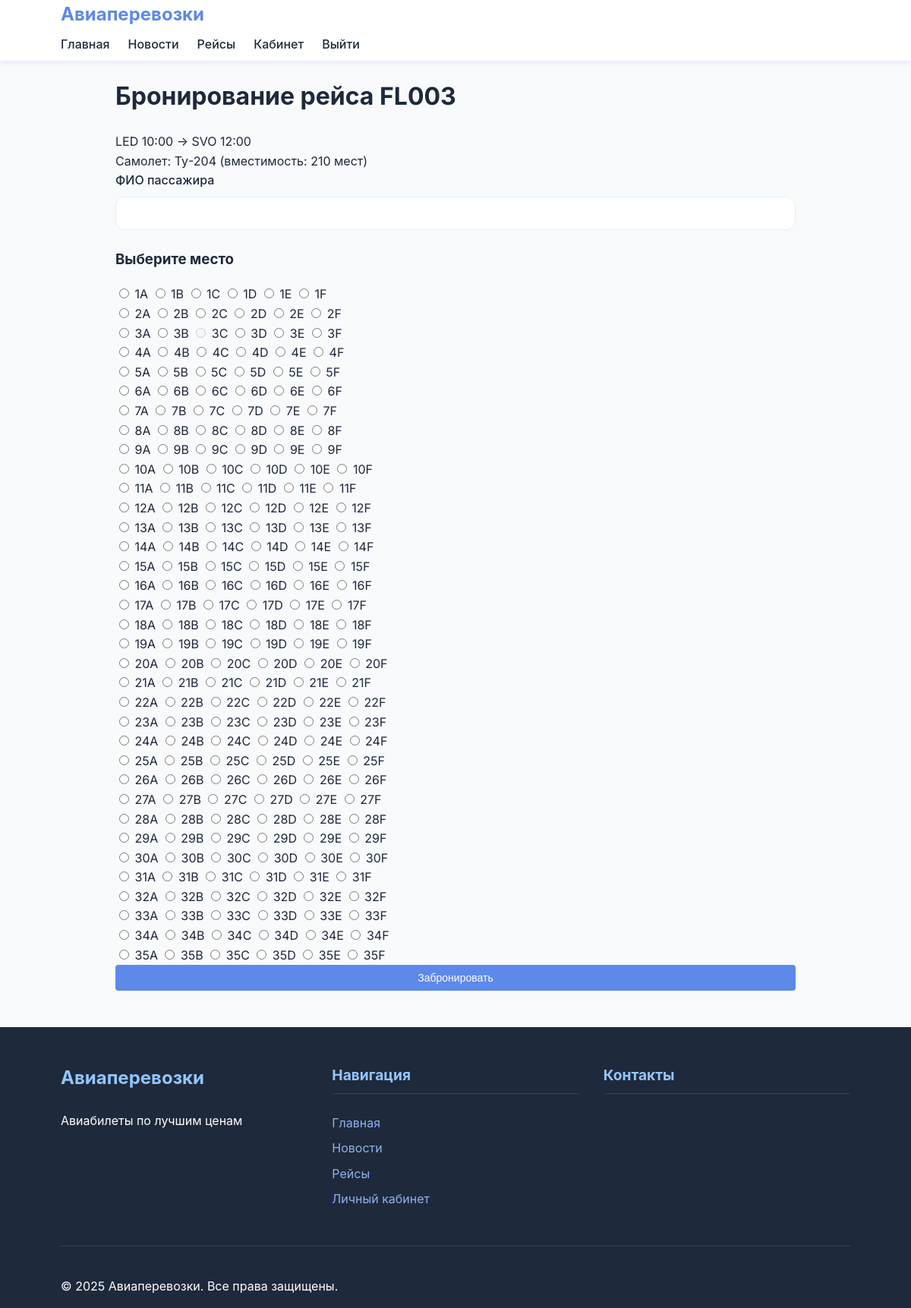
Page /pages/booking.php?flight=FL003 (signed in) on the committed database.
### tables this page shows
CREATE TABLE `flights` (
  `flight_number` varchar(10) NOT NULL,
  `departure_time` datetime NOT NULL,
  `arrival_time` datetime NOT NULL,
  `departure_airport` varchar(10) NOT NULL,
  `arrival_airport` varchar(10) NOT NULL,
  `status` varchar(10) NOT NULL,
  `aircraft_type_code` varchar(10) NOT NULL
);

CREATE TABLE `aircraft_types` (
  `type_code` varchar(10) NOT NULL,
  `name` varchar(50) NOT NULL,
  `max_capacity` int NOT NULL
);

### pages/booking.php (the view, shortened to what this page needs)
<?php
require_once '../includes/db.php';
$flight_number = $_GET['flight'];
$flight = $pdo->prepare("SELECT * FROM flights WHERE flight_number = ?");
$flight->execute([$flight_number]);
$flight = $flight->fetch();
$aircraft = $pdo->prepare("SELECT * FROM aircraft_types WHERE type_code = ?");
$aircraft->execute([$flight['aircraft_type_code']]);
$aircraft = $aircraft->fetch();
$taken_seats = $pdo->query("SELECT seat_number FROM tickets WHERE passenger_id IN (SELECT passenger_id FROM passengers WHERE flight_number = '$flight_number')")
    ->fetchAll(PDO::FETCH_COLUMN);
?>
<?php include '../templates/header.php'; ?>
    <div class="container">
        <h1>Бронирование рейса <?= $flight_number ?></h1>
        <div class="booking-card">
            <div class="flight-summary">
                <div class="route">
                    <span class="airport"><?= $flight['departure_airport'] ?></span>
                    <span class="time"><?= date('H:i', strtotime($flight['departure_time'])) ?></span>
                    →
                    <span class="airport"><?= $flight['arrival_airport'] ?></span>
                    <span class="time"><?= date('H:i', strtotime($flight['arrival_time'])) ?></span>
                </div>
                <div class="aircraft">Самолет: <?= $aircraft['name'] ?> (вместимость: <?= $aircraft['max_capacity'] ?> мест)</div>
            </div>
            <form method="POST">
                <div class="input-group">
                    <label>ФИО пассажира</label>
                    <input type="text" name="passenger_name" required>
                </div>
                <div class="seat-selection">
                    <h3>Выберите место</h3>
                    <div class="seats-grid">
                        <?php for ($row = 1; $row <= ceil($aircraft['max_capacity'] / 6); $row++): ?>
                            <div class="seat-row">
                                <?php for ($col = 1; $col <= 6; $col++): ?>
                                    <?php
                                    $seat_number = $row . chr(64 + $col);
                                    $is_taken = in_array($seat_number, $taken_seats);
                                    ?>
                                    <input
                                        type="radio"
                                        name="seat_number"
                                        id="seat-<?= $seat_number ?>"
                                        value="<?= $seat_number ?>"
                                        <?= $is_taken ? 'disabled' : '' ?>
                                        required
                                    >
                                    <label
                                        for="seat-<?= $seat_number ?>"
                                        class="seat <?= $is_taken ? 'taken' : '' ?>"
                                    >
                                        <?= $seat_number ?>
                                    </label>
                                <?php endfor; ?>
                            </div>
                        <?php endfor; ?>
                    </div>
                </div>
                <button type="submit" class="btn">Забронировать</button>
            </form>
        </div>
    </div>
<?php include '../templates/footer.php'; ?>

### assets/css/style.css (style rules this page uses)
:root { --primary: #5d89ea; --primary-hover: #1d4ed8; --secondary: #93c5fd; --light: #8fb2ec; --dark: #1e293b; --gray: #e0f2fe; --white: #ffffff; --radius: 12px; --shadow: 0 4px 6px -1px rgba(37, 99, 235, 0.1); --transition: all 0.3s ease; }
* { box-sizing: border-box; }
body { font-family: 'Inter', -apple-system, sans-serif; line-height: 1.6; color: var(--dark); background-color: #f8fafc; margin: 0; padding: 0; }
.container { width: 90%; max-width: 1200px; margin: 0 auto; padding: 0 20px; }
.input-group { margin-bottom: 1.5rem; }
.input-group label { display: block; margin-bottom: 0.5rem; font-weight: 500; }
.input-group input { width: 100%; padding: 0.75rem; border: 1px solid var(--gray); border-radius: var(--radius); font-size: 1rem; transition: var(--transition); }
.btn { display: inline-block; background: var(--primary); color: var(--white); padding: 0.75rem 1.5rem; border: none; border-radius: var(--radius); font-size: 1rem; font-weight: 500; cursor: pointer; transition: var(--transition); width: 100%; }
.airport { text-align: center; }
.btn { display: inline-block; padding: 6px 12px; margin-bottom: 0; font-size: 14px; font-weight: 400; line-height: 1.42857143; text-align: center; white-space: nowrap; vertical-align: middle; cursor: pointer; border: 1px solid transparent; border-radius: 4px; }

### rows in the picture
flights: departure_airport "LED", departure_time "10:00", arrival_airport "SVO", arrival_time "12:00"
aircraft_types: name "Ту-204", max_capacity "210"

### other values in the picture
$flight_number "FL003"
$seat_number "1A"
$seat_number "1B"
$seat_number "1C"
$seat_number "1D"
$seat_number "1E"
$seat_number "1F"
$seat_number "2A"
$seat_number "2B"
$seat_number "2C"
$seat_number "2D"
$seat_number "2E"
$seat_number "2F"
$seat_number "3A"
$seat_number "3B"
